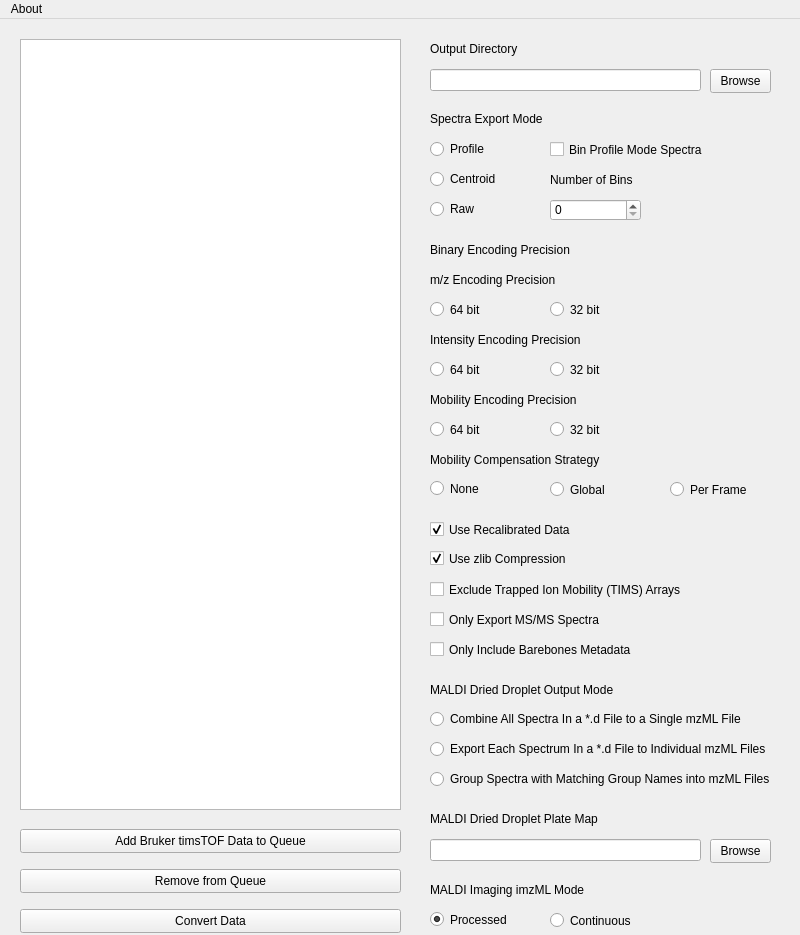
<?xml version="1.0" encoding="UTF-8"?>
<ui version="4.0">
 <class>TimsconvertGuiWindow</class>
 <widget class="QMainWindow" name="TimsconvertGuiWindow">
  <property name="geometry">
   <rect>
    <x>0</x>
    <y>0</y>
    <width>800</width>
    <height>935</height>
   </rect>
  </property>
  <property name="minimumSize">
   <size>
    <width>800</width>
    <height>700</height>
   </size>
  </property>
  <property name="maximumSize">
   <size>
    <width>1980</width>
    <height>1080</height>
   </size>
  </property>
  <property name="windowTitle">
   <string>TIMSCONVERT</string>
  </property>
  <widget class="QWidget" name="main">
   <widget class="QPushButton" name="AddInputDialogueButton">
    <property name="geometry">
     <rect>
      <x>20</x>
      <y>810</y>
      <width>381</width>
      <height>24</height>
     </rect>
    </property>
    <property name="text">
     <string>Add Bruker timsTOF Data to Queue</string>
    </property>
   </widget>
   <widget class="QLabel" name="OutputDirectoryLabel">
    <property name="geometry">
     <rect>
      <x>430</x>
      <y>20</y>
      <width>341</width>
      <height>20</height>
     </rect>
    </property>
    <property name="text">
     <string>Output Directory</string>
    </property>
   </widget>
   <widget class="QLineEdit" name="OutputDirectoryLine">
    <property name="geometry">
     <rect>
      <x>430</x>
      <y>50</y>
      <width>271</width>
      <height>22</height>
     </rect>
    </property>
    <property name="maxLength">
     <number>32765</number>
    </property>
    <property name="readOnly">
     <bool>true</bool>
    </property>
   </widget>
   <widget class="QPushButton" name="OutputDirectoryBrowseButton">
    <property name="geometry">
     <rect>
      <x>710</x>
      <y>50</y>
      <width>61</width>
      <height>24</height>
     </rect>
    </property>
    <property name="text">
     <string>Browse</string>
    </property>
   </widget>
   <widget class="QLabel" name="ModeLabel">
    <property name="geometry">
     <rect>
      <x>430</x>
      <y>89</y>
      <width>341</width>
      <height>21</height>
     </rect>
    </property>
    <property name="text">
     <string>Spectra Export Mode</string>
    </property>
   </widget>
   <widget class="QRadioButton" name="ModeProfileRadio">
    <property name="geometry">
     <rect>
      <x>430</x>
      <y>120</y>
      <width>89</width>
      <height>20</height>
     </rect>
    </property>
    <property name="text">
     <string>Profile</string>
    </property>
   </widget>
   <widget class="QRadioButton" name="ModeCentroidRadio">
    <property name="geometry">
     <rect>
      <x>430</x>
      <y>150</y>
      <width>89</width>
      <height>20</height>
     </rect>
    </property>
    <property name="text">
     <string>Centroid</string>
    </property>
    <property name="checked">
     <bool>false</bool>
    </property>
   </widget>
   <widget class="QRadioButton" name="ModeRawRadio">
    <property name="geometry">
     <rect>
      <x>430</x>
      <y>180</y>
      <width>89</width>
      <height>20</height>
     </rect>
    </property>
    <property name="text">
     <string>Raw</string>
    </property>
   </widget>
   <widget class="QPushButton" name="RemoveFromQueueButton">
    <property name="geometry">
     <rect>
      <x>20</x>
      <y>850</y>
      <width>381</width>
      <height>24</height>
     </rect>
    </property>
    <property name="text">
     <string>Remove from Queue</string>
    </property>
   </widget>
   <widget class="QLabel" name="EncodingLabel">
    <property name="geometry">
     <rect>
      <x>430</x>
      <y>220</y>
      <width>351</width>
      <height>21</height>
     </rect>
    </property>
    <property name="text">
     <string>Binary Encoding Precision</string>
    </property>
   </widget>
   <widget class="QRadioButton" name="MZEncoding64Radio">
    <property name="geometry">
     <rect>
      <x>430</x>
      <y>280</y>
      <width>89</width>
      <height>21</height>
     </rect>
    </property>
    <property name="text">
     <string>64 bit</string>
    </property>
    <property name="checked">
     <bool>false</bool>
    </property>
   </widget>
   <widget class="QRadioButton" name="MZEncoding32Radio">
    <property name="geometry">
     <rect>
      <x>550</x>
      <y>280</y>
      <width>89</width>
      <height>21</height>
     </rect>
    </property>
    <property name="text">
     <string>32 bit</string>
    </property>
   </widget>
   <widget class="QCheckBox" name="CompressionCheckbox">
    <property name="geometry">
     <rect>
      <x>430</x>
      <y>529</y>
      <width>351</width>
      <height>21</height>
     </rect>
    </property>
    <property name="text">
     <string>Use zlib Compression</string>
    </property>
    <property name="checked">
     <bool>true</bool>
    </property>
   </widget>
   <widget class="QCheckBox" name="ExcludeMobilityCheckbox">
    <property name="geometry">
     <rect>
      <x>430</x>
      <y>560</y>
      <width>351</width>
      <height>21</height>
     </rect>
    </property>
    <property name="text">
     <string>Exclude Trapped Ion Mobility (TIMS) Arrays</string>
    </property>
   </widget>
   <widget class="QCheckBox" name="Ms2OnlyCheckbox">
    <property name="geometry">
     <rect>
      <x>430</x>
      <y>590</y>
      <width>351</width>
      <height>21</height>
     </rect>
    </property>
    <property name="text">
     <string>Only Export MS/MS Spectra</string>
    </property>
   </widget>
   <widget class="QLabel" name="NumBinsLabel">
    <property name="geometry">
     <rect>
      <x>550</x>
      <y>150</y>
      <width>91</width>
      <height>21</height>
     </rect>
    </property>
    <property name="text">
     <string>Number of Bins</string>
    </property>
   </widget>
   <widget class="QCheckBox" name="BinSpectraCheckbox">
    <property name="geometry">
     <rect>
      <x>550</x>
      <y>120</y>
      <width>161</width>
      <height>21</height>
     </rect>
    </property>
    <property name="text">
     <string>Bin Profile Mode Spectra</string>
    </property>
   </widget>
   <widget class="QSpinBox" name="NumBinsSpinBox">
    <property name="geometry">
     <rect>
      <x>550</x>
      <y>180</y>
      <width>91</width>
      <height>22</height>
     </rect>
    </property>
    <property name="maximum">
     <number>1000000000</number>
    </property>
    <property name="singleStep">
     <number>100</number>
    </property>
    <property name="value">
     <number>0</number>
    </property>
   </widget>
   <widget class="QLabel" name="MaldiOutputModeLabel">
    <property name="geometry">
     <rect>
      <x>430</x>
      <y>660</y>
      <width>351</width>
      <height>21</height>
     </rect>
    </property>
    <property name="text">
     <string>MALDI Dried Droplet Output Mode</string>
    </property>
   </widget>
   <widget class="QRadioButton" name="MaldiOutputModeCombinedRadio">
    <property name="geometry">
     <rect>
      <x>430</x>
      <y>690</y>
      <width>351</width>
      <height>20</height>
     </rect>
    </property>
    <property name="text">
     <string>Combine All Spectra In a *.d File to a Single mzML File</string>
    </property>
    <property name="checked">
     <bool>false</bool>
    </property>
   </widget>
   <widget class="QRadioButton" name="MaldiOutputModeIndividualRadio">
    <property name="geometry">
     <rect>
      <x>430</x>
      <y>720</y>
      <width>351</width>
      <height>20</height>
     </rect>
    </property>
    <property name="text">
     <string>Export Each Spectrum In a *.d File to Individual mzML Files</string>
    </property>
   </widget>
   <widget class="QRadioButton" name="MaldiOutputModeGroupRadio">
    <property name="geometry">
     <rect>
      <x>430</x>
      <y>750</y>
      <width>351</width>
      <height>20</height>
     </rect>
    </property>
    <property name="text">
     <string>Group Spectra with Matching Group Names into mzML Files</string>
    </property>
   </widget>
   <widget class="QLineEdit" name="MaldiPlateMapLine">
    <property name="geometry">
     <rect>
      <x>430</x>
      <y>820</y>
      <width>271</width>
      <height>22</height>
     </rect>
    </property>
    <property name="maxLength">
     <number>32765</number>
    </property>
    <property name="readOnly">
     <bool>true</bool>
    </property>
   </widget>
   <widget class="QPushButton" name="MaldiPlateMapBrowseButton">
    <property name="geometry">
     <rect>
      <x>710</x>
      <y>820</y>
      <width>61</width>
      <height>24</height>
     </rect>
    </property>
    <property name="text">
     <string>Browse</string>
    </property>
   </widget>
   <widget class="QLabel" name="MaldiPlateMapLabel">
    <property name="geometry">
     <rect>
      <x>430</x>
      <y>790</y>
      <width>351</width>
      <height>20</height>
     </rect>
    </property>
    <property name="text">
     <string>MALDI Dried Droplet Plate Map</string>
    </property>
   </widget>
   <widget class="QLabel" name="MaldiImzmlModeLabel">
    <property name="geometry">
     <rect>
      <x>430</x>
      <y>860</y>
      <width>351</width>
      <height>21</height>
     </rect>
    </property>
    <property name="text">
     <string>MALDI Imaging imzML Mode</string>
    </property>
   </widget>
   <widget class="QRadioButton" name="MaldiImzmlModeContinuousRadio">
    <property name="geometry">
     <rect>
      <x>550</x>
      <y>891</y>
      <width>89</width>
      <height>21</height>
     </rect>
    </property>
    <property name="text">
     <string>Continuous</string>
    </property>
   </widget>
   <widget class="QRadioButton" name="MaldiImzmlModeProcessedRadio">
    <property name="geometry">
     <rect>
      <x>430</x>
      <y>890</y>
      <width>89</width>
      <height>21</height>
     </rect>
    </property>
    <property name="text">
     <string>Processed</string>
    </property>
    <property name="checked">
     <bool>true</bool>
    </property>
   </widget>
   <widget class="QCheckBox" name="BarebonesMetadataCheckbox">
    <property name="geometry">
     <rect>
      <x>430</x>
      <y>620</y>
      <width>351</width>
      <height>21</height>
     </rect>
    </property>
    <property name="text">
     <string>Only Include Barebones Metadata</string>
    </property>
   </widget>
   <widget class="QPushButton" name="RunButton">
    <property name="geometry">
     <rect>
      <x>20</x>
      <y>890</y>
      <width>381</width>
      <height>24</height>
     </rect>
    </property>
    <property name="text">
     <string>Convert Data</string>
    </property>
   </widget>
   <widget class="QTableWidget" name="tableWidget">
    <property name="geometry">
     <rect>
      <x>20</x>
      <y>20</y>
      <width>381</width>
      <height>771</height>
     </rect>
    </property>
   </widget>
   <widget class="QLabel" name="MobilityCompensationLabel">
    <property name="geometry">
     <rect>
      <x>430</x>
      <y>430</y>
      <width>351</width>
      <height>21</height>
     </rect>
    </property>
    <property name="text">
     <string>Mobility Compensation Strategy</string>
    </property>
   </widget>
   <widget class="QCheckBox" name="RecalibratedDataCheckbox">
    <property name="geometry">
     <rect>
      <x>430</x>
      <y>500</y>
      <width>351</width>
      <height>21</height>
     </rect>
    </property>
    <property name="text">
     <string>Use Recalibrated Data</string>
    </property>
    <property name="checked">
     <bool>true</bool>
    </property>
   </widget>
   <widget class="QRadioButton" name="MobilityCompensationNoneRadio">
    <property name="geometry">
     <rect>
      <x>430</x>
      <y>459</y>
      <width>89</width>
      <height>21</height>
     </rect>
    </property>
    <property name="text">
     <string>None</string>
    </property>
    <property name="checked">
     <bool>false</bool>
    </property>
   </widget>
   <widget class="QRadioButton" name="MobilityCompensationGlobalRadio">
    <property name="geometry">
     <rect>
      <x>550</x>
      <y>460</y>
      <width>89</width>
      <height>21</height>
     </rect>
    </property>
    <property name="text">
     <string>Global</string>
    </property>
   </widget>
   <widget class="QRadioButton" name="MobilityCompensationFrameRadio">
    <property name="geometry">
     <rect>
      <x>670</x>
      <y>460</y>
      <width>89</width>
      <height>21</height>
     </rect>
    </property>
    <property name="text">
     <string>Per Frame</string>
    </property>
   </widget>
   <widget class="QLabel" name="MZEncodingLabel">
    <property name="geometry">
     <rect>
      <x>430</x>
      <y>250</y>
      <width>351</width>
      <height>21</height>
     </rect>
    </property>
    <property name="text">
     <string>m/z Encoding Precision</string>
    </property>
   </widget>
   <widget class="QLabel" name="IntensityEncodingLabel">
    <property name="geometry">
     <rect>
      <x>430</x>
      <y>310</y>
      <width>351</width>
      <height>21</height>
     </rect>
    </property>
    <property name="text">
     <string>Intensity Encoding Precision</string>
    </property>
   </widget>
   <widget class="QRadioButton" name="IntensityEncoding32Radio">
    <property name="geometry">
     <rect>
      <x>550</x>
      <y>340</y>
      <width>89</width>
      <height>21</height>
     </rect>
    </property>
    <property name="text">
     <string>32 bit</string>
    </property>
   </widget>
   <widget class="QRadioButton" name="IntensityEncoding64Radio">
    <property name="geometry">
     <rect>
      <x>430</x>
      <y>340</y>
      <width>89</width>
      <height>21</height>
     </rect>
    </property>
    <property name="text">
     <string>64 bit</string>
    </property>
    <property name="checked">
     <bool>false</bool>
    </property>
   </widget>
   <widget class="QLabel" name="MobilityEncodingLabel">
    <property name="geometry">
     <rect>
      <x>430</x>
      <y>370</y>
      <width>351</width>
      <height>21</height>
     </rect>
    </property>
    <property name="text">
     <string>Mobility Encoding Precision</string>
    </property>
   </widget>
   <widget class="QRadioButton" name="MobilityEncoding64Radio">
    <property name="geometry">
     <rect>
      <x>430</x>
      <y>400</y>
      <width>89</width>
      <height>21</height>
     </rect>
    </property>
    <property name="text">
     <string>64 bit</string>
    </property>
    <property name="checked">
     <bool>false</bool>
    </property>
   </widget>
   <widget class="QRadioButton" name="MobilityEncoding32Radio">
    <property name="geometry">
     <rect>
      <x>550</x>
      <y>400</y>
      <width>89</width>
      <height>21</height>
     </rect>
    </property>
    <property name="text">
     <string>32 bit</string>
    </property>
   </widget>
  </widget>
  <widget class="QMenuBar" name="MenuBar">
   <property name="geometry">
    <rect>
     <x>0</x>
     <y>0</y>
     <width>800</width>
     <height>22</height>
    </rect>
   </property>
   <widget class="QMenu" name="About">
    <property name="title">
     <string>About</string>
    </property>
    <addaction name="AboutTimsconvert"/>
   </widget>
   <addaction name="About"/>
  </widget>
  <action name="AboutTimsconvert">
   <property name="text">
    <string>TIMSCONVERT Information</string>
   </property>
  </action>
 </widget>
 <resources/>
 <connections/>
</ui>
